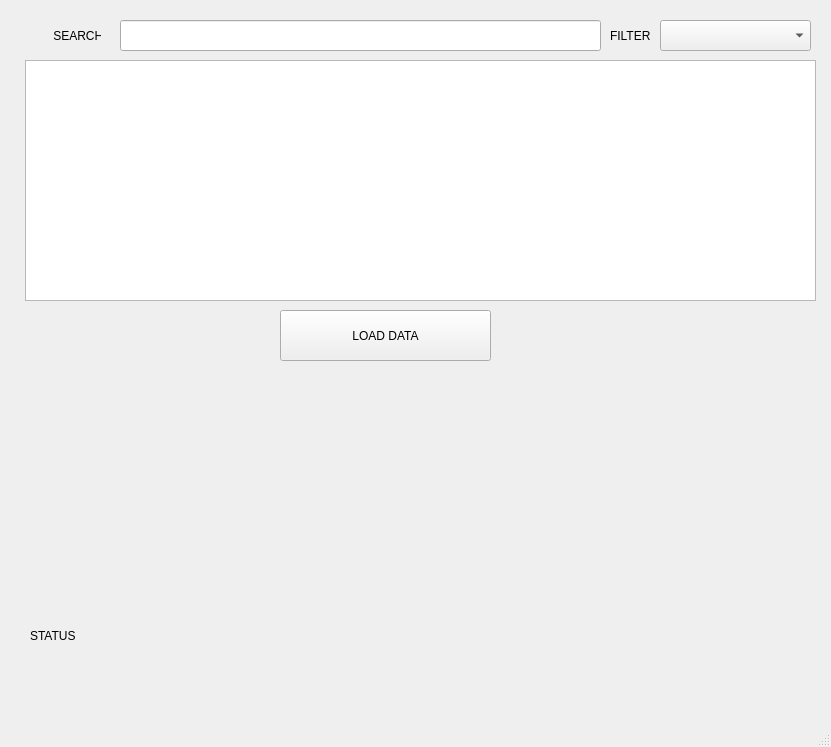
<?xml version="1.0" encoding="UTF-8"?>
<ui version="4.0">
 <class>travelwindow</class>
 <widget class="QMainWindow" name="travelwindow">
  <property name="geometry">
   <rect>
    <x>0</x>
    <y>0</y>
    <width>831</width>
    <height>747</height>
   </rect>
  </property>
  <property name="windowTitle">
   <string>MainWindow</string>
  </property>
  <widget class="QWidget" name="centralwidget">
   <widget class="QLabel" name="label">
    <property name="geometry">
     <rect>
      <x>30</x>
      <y>610</y>
      <width>191</width>
      <height>51</height>
     </rect>
    </property>
    <property name="text">
     <string>STATUS</string>
    </property>
   </widget>
   <widget class="QTableView" name="tableView">
    <property name="geometry">
     <rect>
      <x>25</x>
      <y>60</y>
      <width>791</width>
      <height>241</height>
     </rect>
    </property>
   </widget>
   <widget class="QPushButton" name="pushButton">
    <property name="geometry">
     <rect>
      <x>280</x>
      <y>310</y>
      <width>211</width>
      <height>51</height>
     </rect>
    </property>
    <property name="text">
     <string>LOAD DATA</string>
    </property>
   </widget>
   <widget class="QLineEdit" name="search_box">
    <property name="geometry">
     <rect>
      <x>120</x>
      <y>20</y>
      <width>481</width>
      <height>31</height>
     </rect>
    </property>
   </widget>
   <widget class="QLabel" name="label_2">
    <property name="geometry">
     <rect>
      <x>30</x>
      <y>20</y>
      <width>71</width>
      <height>31</height>
     </rect>
    </property>
    <property name="text">
     <string>       SEARCH</string>
    </property>
   </widget>
   <widget class="QLabel" name="label_3">
    <property name="geometry">
     <rect>
      <x>610</x>
      <y>25</y>
      <width>61</width>
      <height>21</height>
     </rect>
    </property>
    <property name="text">
     <string>FILTER</string>
    </property>
   </widget>
   <widget class="QComboBox" name="comboBox">
    <property name="geometry">
     <rect>
      <x>660</x>
      <y>20</y>
      <width>151</width>
      <height>31</height>
     </rect>
    </property>
   </widget>
  </widget>
  <widget class="QStatusBar" name="statusbar"/>
 </widget>
 <resources/>
 <connections/>
</ui>
